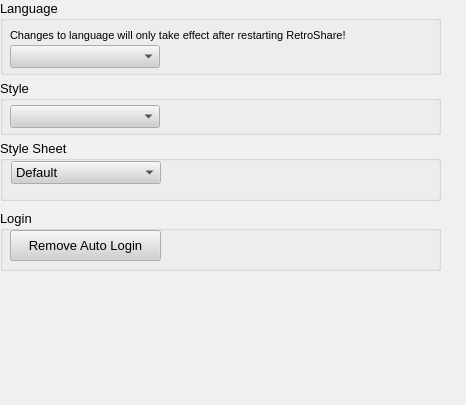
<ui version="4.0" >
 <class>PreferencesDialog</class>
 <widget class="QWidget" name="PreferencesDialog" >
  <property name="geometry" >
   <rect>
    <x>0</x>
    <y>0</y>
    <width>466</width>
    <height>405</height>
   </rect>
  </property>
  <property name="palette" >
   <palette>
    <active>
     <colorrole role="WindowText" >
      <brush brushstyle="SolidPattern" >
       <color alpha="255" >
        <red>0</red>
        <green>0</green>
        <blue>0</blue>
       </color>
      </brush>
     </colorrole>
     <colorrole role="Button" >
      <brush brushstyle="SolidPattern" >
       <color alpha="255" >
        <red>208</red>
        <green>208</green>
        <blue>208</blue>
       </color>
      </brush>
     </colorrole>
     <colorrole role="Light" >
      <brush brushstyle="SolidPattern" >
       <color alpha="255" >
        <red>255</red>
        <green>255</green>
        <blue>255</blue>
       </color>
      </brush>
     </colorrole>
     <colorrole role="Midlight" >
      <brush brushstyle="SolidPattern" >
       <color alpha="255" >
        <red>247</red>
        <green>247</green>
        <blue>247</blue>
       </color>
      </brush>
     </colorrole>
     <colorrole role="Dark" >
      <brush brushstyle="SolidPattern" >
       <color alpha="255" >
        <red>104</red>
        <green>104</green>
        <blue>104</blue>
       </color>
      </brush>
     </colorrole>
     <colorrole role="Mid" >
      <brush brushstyle="SolidPattern" >
       <color alpha="255" >
        <red>139</red>
        <green>139</green>
        <blue>139</blue>
       </color>
      </brush>
     </colorrole>
     <colorrole role="Text" >
      <brush brushstyle="SolidPattern" >
       <color alpha="255" >
        <red>0</red>
        <green>0</green>
        <blue>0</blue>
       </color>
      </brush>
     </colorrole>
     <colorrole role="BrightText" >
      <brush brushstyle="SolidPattern" >
       <color alpha="255" >
        <red>255</red>
        <green>255</green>
        <blue>255</blue>
       </color>
      </brush>
     </colorrole>
     <colorrole role="ButtonText" >
      <brush brushstyle="SolidPattern" >
       <color alpha="255" >
        <red>0</red>
        <green>0</green>
        <blue>0</blue>
       </color>
      </brush>
     </colorrole>
     <colorrole role="Base" >
      <brush brushstyle="SolidPattern" >
       <color alpha="255" >
        <red>255</red>
        <green>255</green>
        <blue>255</blue>
       </color>
      </brush>
     </colorrole>
     <colorrole role="Window" >
      <brush brushstyle="SolidPattern" >
       <color alpha="255" >
        <red>240</red>
        <green>240</green>
        <blue>240</blue>
       </color>
      </brush>
     </colorrole>
     <colorrole role="Shadow" >
      <brush brushstyle="SolidPattern" >
       <color alpha="255" >
        <red>0</red>
        <green>0</green>
        <blue>0</blue>
       </color>
      </brush>
     </colorrole>
     <colorrole role="Highlight" >
      <brush brushstyle="SolidPattern" >
       <color alpha="255" >
        <red>0</red>
        <green>0</green>
        <blue>128</blue>
       </color>
      </brush>
     </colorrole>
     <colorrole role="HighlightedText" >
      <brush brushstyle="SolidPattern" >
       <color alpha="255" >
        <red>255</red>
        <green>255</green>
        <blue>255</blue>
       </color>
      </brush>
     </colorrole>
     <colorrole role="Link" >
      <brush brushstyle="SolidPattern" >
       <color alpha="255" >
        <red>0</red>
        <green>0</green>
        <blue>255</blue>
       </color>
      </brush>
     </colorrole>
     <colorrole role="LinkVisited" >
      <brush brushstyle="SolidPattern" >
       <color alpha="255" >
        <red>255</red>
        <green>0</green>
        <blue>255</blue>
       </color>
      </brush>
     </colorrole>
     <colorrole role="AlternateBase" >
      <brush brushstyle="SolidPattern" >
       <color alpha="255" >
        <red>231</red>
        <green>231</green>
        <blue>231</blue>
       </color>
      </brush>
     </colorrole>
    </active>
    <inactive>
     <colorrole role="WindowText" >
      <brush brushstyle="SolidPattern" >
       <color alpha="255" >
        <red>0</red>
        <green>0</green>
        <blue>0</blue>
       </color>
      </brush>
     </colorrole>
     <colorrole role="Button" >
      <brush brushstyle="SolidPattern" >
       <color alpha="255" >
        <red>208</red>
        <green>208</green>
        <blue>208</blue>
       </color>
      </brush>
     </colorrole>
     <colorrole role="Light" >
      <brush brushstyle="SolidPattern" >
       <color alpha="255" >
        <red>255</red>
        <green>255</green>
        <blue>255</blue>
       </color>
      </brush>
     </colorrole>
     <colorrole role="Midlight" >
      <brush brushstyle="SolidPattern" >
       <color alpha="255" >
        <red>247</red>
        <green>247</green>
        <blue>247</blue>
       </color>
      </brush>
     </colorrole>
     <colorrole role="Dark" >
      <brush brushstyle="SolidPattern" >
       <color alpha="255" >
        <red>104</red>
        <green>104</green>
        <blue>104</blue>
       </color>
      </brush>
     </colorrole>
     <colorrole role="Mid" >
      <brush brushstyle="SolidPattern" >
       <color alpha="255" >
        <red>139</red>
        <green>139</green>
        <blue>139</blue>
       </color>
      </brush>
     </colorrole>
     <colorrole role="Text" >
      <brush brushstyle="SolidPattern" >
       <color alpha="255" >
        <red>0</red>
        <green>0</green>
        <blue>0</blue>
       </color>
      </brush>
     </colorrole>
     <colorrole role="BrightText" >
      <brush brushstyle="SolidPattern" >
       <color alpha="255" >
        <red>255</red>
        <green>255</green>
        <blue>255</blue>
       </color>
      </brush>
     </colorrole>
     <colorrole role="ButtonText" >
      <brush brushstyle="SolidPattern" >
       <color alpha="255" >
        <red>0</red>
        <green>0</green>
        <blue>0</blue>
       </color>
      </brush>
     </colorrole>
     <colorrole role="Base" >
      <brush brushstyle="SolidPattern" >
       <color alpha="255" >
        <red>255</red>
        <green>255</green>
        <blue>255</blue>
       </color>
      </brush>
     </colorrole>
     <colorrole role="Window" >
      <brush brushstyle="SolidPattern" >
       <color alpha="255" >
        <red>240</red>
        <green>240</green>
        <blue>240</blue>
       </color>
      </brush>
     </colorrole>
     <colorrole role="Shadow" >
      <brush brushstyle="SolidPattern" >
       <color alpha="255" >
        <red>0</red>
        <green>0</green>
        <blue>0</blue>
       </color>
      </brush>
     </colorrole>
     <colorrole role="Highlight" >
      <brush brushstyle="SolidPattern" >
       <color alpha="255" >
        <red>192</red>
        <green>192</green>
        <blue>192</blue>
       </color>
      </brush>
     </colorrole>
     <colorrole role="HighlightedText" >
      <brush brushstyle="SolidPattern" >
       <color alpha="255" >
        <red>0</red>
        <green>0</green>
        <blue>0</blue>
       </color>
      </brush>
     </colorrole>
     <colorrole role="Link" >
      <brush brushstyle="SolidPattern" >
       <color alpha="255" >
        <red>0</red>
        <green>0</green>
        <blue>255</blue>
       </color>
      </brush>
     </colorrole>
     <colorrole role="LinkVisited" >
      <brush brushstyle="SolidPattern" >
       <color alpha="255" >
        <red>255</red>
        <green>0</green>
        <blue>255</blue>
       </color>
      </brush>
     </colorrole>
     <colorrole role="AlternateBase" >
      <brush brushstyle="SolidPattern" >
       <color alpha="255" >
        <red>231</red>
        <green>231</green>
        <blue>231</blue>
       </color>
      </brush>
     </colorrole>
    </inactive>
    <disabled>
     <colorrole role="WindowText" >
      <brush brushstyle="SolidPattern" >
       <color alpha="255" >
        <red>104</red>
        <green>104</green>
        <blue>104</blue>
       </color>
      </brush>
     </colorrole>
     <colorrole role="Button" >
      <brush brushstyle="SolidPattern" >
       <color alpha="255" >
        <red>208</red>
        <green>208</green>
        <blue>208</blue>
       </color>
      </brush>
     </colorrole>
     <colorrole role="Light" >
      <brush brushstyle="SolidPattern" >
       <color alpha="255" >
        <red>255</red>
        <green>255</green>
        <blue>255</blue>
       </color>
      </brush>
     </colorrole>
     <colorrole role="Midlight" >
      <brush brushstyle="SolidPattern" >
       <color alpha="255" >
        <red>247</red>
        <green>247</green>
        <blue>247</blue>
       </color>
      </brush>
     </colorrole>
     <colorrole role="Dark" >
      <brush brushstyle="SolidPattern" >
       <color alpha="255" >
        <red>104</red>
        <green>104</green>
        <blue>104</blue>
       </color>
      </brush>
     </colorrole>
     <colorrole role="Mid" >
      <brush brushstyle="SolidPattern" >
       <color alpha="255" >
        <red>139</red>
        <green>139</green>
        <blue>139</blue>
       </color>
      </brush>
     </colorrole>
     <colorrole role="Text" >
      <brush brushstyle="SolidPattern" >
       <color alpha="255" >
        <red>104</red>
        <green>104</green>
        <blue>104</blue>
       </color>
      </brush>
     </colorrole>
     <colorrole role="BrightText" >
      <brush brushstyle="SolidPattern" >
       <color alpha="255" >
        <red>255</red>
        <green>255</green>
        <blue>255</blue>
       </color>
      </brush>
     </colorrole>
     <colorrole role="ButtonText" >
      <brush brushstyle="SolidPattern" >
       <color alpha="255" >
        <red>104</red>
        <green>104</green>
        <blue>104</blue>
       </color>
      </brush>
     </colorrole>
     <colorrole role="Base" >
      <brush brushstyle="SolidPattern" >
       <color alpha="255" >
        <red>240</red>
        <green>240</green>
        <blue>240</blue>
       </color>
      </brush>
     </colorrole>
     <colorrole role="Window" >
      <brush brushstyle="SolidPattern" >
       <color alpha="255" >
        <red>240</red>
        <green>240</green>
        <blue>240</blue>
       </color>
      </brush>
     </colorrole>
     <colorrole role="Shadow" >
      <brush brushstyle="SolidPattern" >
       <color alpha="255" >
        <red>0</red>
        <green>0</green>
        <blue>0</blue>
       </color>
      </brush>
     </colorrole>
     <colorrole role="Highlight" >
      <brush brushstyle="SolidPattern" >
       <color alpha="255" >
        <red>0</red>
        <green>0</green>
        <blue>128</blue>
       </color>
      </brush>
     </colorrole>
     <colorrole role="HighlightedText" >
      <brush brushstyle="SolidPattern" >
       <color alpha="255" >
        <red>255</red>
        <green>255</green>
        <blue>255</blue>
       </color>
      </brush>
     </colorrole>
     <colorrole role="Link" >
      <brush brushstyle="SolidPattern" >
       <color alpha="255" >
        <red>0</red>
        <green>0</green>
        <blue>255</blue>
       </color>
      </brush>
     </colorrole>
     <colorrole role="LinkVisited" >
      <brush brushstyle="SolidPattern" >
       <color alpha="255" >
        <red>255</red>
        <green>0</green>
        <blue>255</blue>
       </color>
      </brush>
     </colorrole>
     <colorrole role="AlternateBase" >
      <brush brushstyle="SolidPattern" >
       <color alpha="255" >
        <red>231</red>
        <green>231</green>
        <blue>231</blue>
       </color>
      </brush>
     </colorrole>
    </disabled>
   </palette>
  </property>
  <property name="font" >
   <font>
    <family>Arial</family>
    <pointsize>10</pointsize>
    <weight>50</weight>
    <italic>false</italic>
    <bold>false</bold>
    <underline>false</underline>
    <strikeout>false</strikeout>
   </font>
  </property>
  <property name="contextMenuPolicy" >
   <enum>Qt::NoContextMenu</enum>
  </property>
  <widget class="QGroupBox" name="grpStyle" >
   <property name="geometry" >
    <rect>
     <x>0</x>
     <y>80</y>
     <width>441</width>
     <height>55</height>
    </rect>
   </property>
   <property name="contextMenuPolicy" >
    <enum>Qt::NoContextMenu</enum>
   </property>
   <property name="toolTip" >
    <string/>
   </property>
   <property name="title" >
    <string>Style</string>
   </property>
   <widget class="QWidget" name="layoutWidget" >
    <property name="geometry" >
     <rect>
      <x>10</x>
      <y>24</y>
      <width>341</width>
      <height>26</height>
     </rect>
    </property>
    <layout class="QGridLayout" >
     <property name="margin" >
      <number>0</number>
     </property>
     <property name="spacing" >
      <number>6</number>
     </property>
     <item row="0" column="0" >
      <widget class="QComboBox" name="cmboStyle" >
       <property name="minimumSize" >
        <size>
         <width>150</width>
         <height>0</height>
        </size>
       </property>
       <property name="contextMenuPolicy" >
        <enum>Qt::NoContextMenu</enum>
       </property>
       <property name="toolTip" >
        <string>&lt;html>&lt;head>&lt;meta name="qrichtext" content="1" />&lt;style type="text/css">
p, li { white-space: pre-wrap; }
&lt;/style>&lt;/head>&lt;body style=" font-family:'Arial'; font-size:10pt; font-weight:400; font-style:normal; text-decoration:none;">
&lt;p style=" margin-top:0px; margin-bottom:0px; margin-left:0px; margin-right:0px; -qt-block-indent:0; text-indent:0px;">Choose RetroShare's interface style&lt;/p>&lt;/body>&lt;/html></string>
       </property>
       <property name="editable" >
        <bool>false</bool>
       </property>
      </widget>
     </item>
     <item row="0" column="1" >
      <spacer>
       <property name="orientation" >
        <enum>Qt::Horizontal</enum>
       </property>
       <property name="sizeHint" >
        <size>
         <width>40</width>
         <height>20</height>
        </size>
       </property>
      </spacer>
     </item>
    </layout>
   </widget>
  </widget>
  <widget class="QGroupBox" name="grpLanguage" >
   <property name="geometry" >
    <rect>
     <x>0</x>
     <y>0</y>
     <width>441</width>
     <height>75</height>
    </rect>
   </property>
   <property name="contextMenuPolicy" >
    <enum>Qt::NoContextMenu</enum>
   </property>
   <property name="title" >
    <string>Language</string>
   </property>
   <widget class="QWidget" name="layoutWidget_2" >
    <property name="geometry" >
     <rect>
      <x>10</x>
      <y>44</y>
      <width>341</width>
      <height>26</height>
     </rect>
    </property>
    <layout class="QGridLayout" >
     <property name="margin" >
      <number>0</number>
     </property>
     <property name="spacing" >
      <number>6</number>
     </property>
     <item row="0" column="1" >
      <spacer>
       <property name="orientation" >
        <enum>Qt::Horizontal</enum>
       </property>
       <property name="sizeHint" >
        <size>
         <width>300</width>
         <height>16</height>
        </size>
       </property>
      </spacer>
     </item>
     <item row="0" column="0" >
      <widget class="QComboBox" name="cmboLanguage" >
       <property name="minimumSize" >
        <size>
         <width>150</width>
         <height>0</height>
        </size>
       </property>
       <property name="contextMenuPolicy" >
        <enum>Qt::NoContextMenu</enum>
       </property>
       <property name="toolTip" >
        <string>&lt;html>&lt;head>&lt;meta name="qrichtext" content="1" />&lt;style type="text/css">
p, li { white-space: pre-wrap; }
&lt;/style>&lt;/head>&lt;body style=" font-family:'Arial'; font-size:10pt; font-weight:400; font-style:normal; text-decoration:none;">
&lt;p style=" margin-top:0px; margin-bottom:0px; margin-left:0px; margin-right:0px; -qt-block-indent:0; text-indent:0px;">Choose the language used in RetroShare&lt;/p>&lt;/body>&lt;/html></string>
       </property>
       <property name="editable" >
        <bool>false</bool>
       </property>
       <property name="iconSize" >
        <size>
         <width>24</width>
         <height>16</height>
        </size>
       </property>
      </widget>
     </item>
    </layout>
   </widget>
   <widget class="QLabel" name="label" >
    <property name="geometry" >
     <rect>
      <x>10</x>
      <y>27</y>
      <width>591</width>
      <height>17</height>
     </rect>
    </property>
    <property name="contextMenuPolicy" >
     <enum>Qt::NoContextMenu</enum>
    </property>
    <property name="text" >
     <string>&lt;html>&lt;head>&lt;meta name="qrichtext" content="1" />&lt;/head>&lt;body style=" white-space: pre-wrap; font-family:Arial; font-size:8pt; font-weight:400; font-style:normal; text-decoration:none;">&lt;p style=" margin-top:0px; margin-bottom:0px; margin-left:0px; margin-right:0px; -qt-block-indent:0; text-indent:0px;">Changes to language will only take effect after restarting RetroShare!&lt;/p>&lt;/body>&lt;/html></string>
    </property>
   </widget>
  </widget>
  <widget class="QGroupBox" name="groupBox" >
   <property name="geometry" >
    <rect>
     <x>0</x>
     <y>140</y>
     <width>441</width>
     <height>61</height>
    </rect>
   </property>
   <property name="title" >
    <string>Style Sheet</string>
   </property>
   <widget class="QWidget" name="layoutWidget" >
    <property name="geometry" >
     <rect>
      <x>11</x>
      <y>20</y>
      <width>341</width>
      <height>25</height>
     </rect>
    </property>
    <layout class="QGridLayout" >
     <property name="margin" >
      <number>0</number>
     </property>
     <property name="spacing" >
      <number>6</number>
     </property>
     <item row="0" column="1" >
      <spacer>
       <property name="orientation" >
        <enum>Qt::Horizontal</enum>
       </property>
       <property name="sizeHint" >
        <size>
         <width>181</width>
         <height>20</height>
        </size>
       </property>
      </spacer>
     </item>
     <item row="0" column="0" >
      <widget class="QComboBox" name="styleSheetCombo" >
       <property name="minimumSize" >
        <size>
         <width>150</width>
         <height>0</height>
        </size>
       </property>
       <item>
        <property name="text" >
         <string>Default</string>
        </property>
       </item>
       <item>
        <property name="text" >
         <string>blue</string>
        </property>
       </item>
       <item>
        <property name="text" >
         <string>silver</string>
        </property>
       </item>
       <item>
        <property name="text" >
         <string>ed2k</string>
        </property>
       </item>
       <item>
        <property name="text" >
         <string>over</string>
        </property>
       </item>
       <item>
        <property name="text" >
         <string>black</string>
        </property>
       </item>
       <item>
        <property name="text" >
         <string>arachnophobia</string>
        </property>
       </item>
       <item>
        <property name="text" >
         <string>Skin2</string>
        </property>
       </item>
       <item>
        <property name="text" >
         <string>Pagefold</string>
        </property>
       </item>
      </widget>
     </item>
    </layout>
   </widget>
  </widget>
  <widget class="QGroupBox" name="grpLogin" >
   <property name="geometry" >
    <rect>
     <x>0</x>
     <y>210</y>
     <width>441</width>
     <height>61</height>
    </rect>
   </property>
   <property name="title" >
    <string>Login</string>
   </property>
   <widget class="QPushButton" name="autoButton" >
    <property name="geometry" >
     <rect>
      <x>10</x>
      <y>20</y>
      <width>151</width>
      <height>31</height>
     </rect>
    </property>
    <property name="text" >
     <string>Remove Auto Login</string>
    </property>
   </widget>
  </widget>
 </widget>
 <tabstops>
  <tabstop>cmboLanguage</tabstop>
  <tabstop>cmboStyle</tabstop>
  <tabstop>styleSheetCombo</tabstop>
  <tabstop>autoButton</tabstop>
 </tabstops>
 <resources>
  <include location="../images.qrc" />
 </resources>
 <connections/>
</ui>
